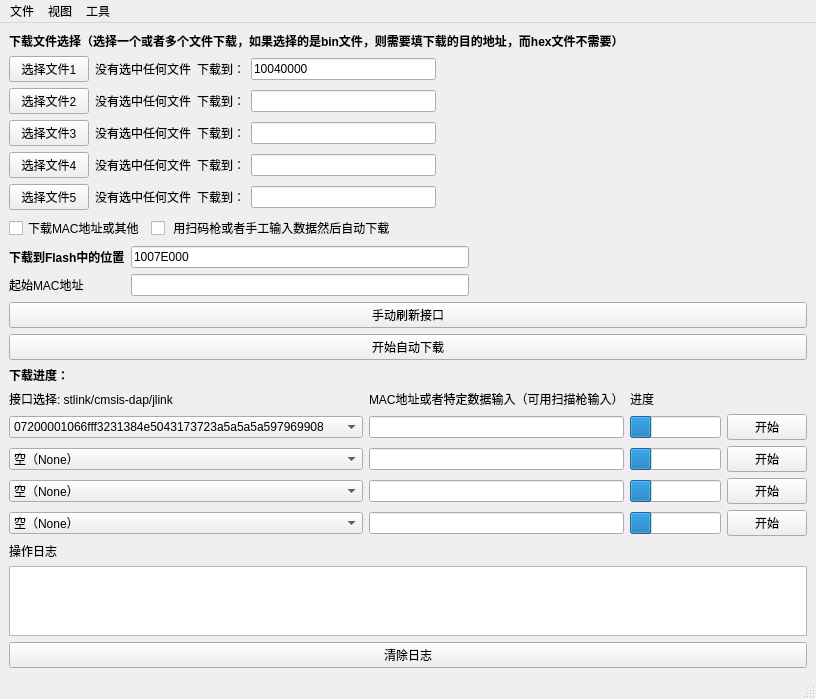
<?xml version="1.0" encoding="UTF-8"?>
<ui version="4.0">
 <class>MainWindow</class>
 <widget class="QMainWindow" name="MainWindow">
  <property name="geometry">
   <rect>
    <x>0</x>
    <y>0</y>
    <width>740</width>
    <height>644</height>
   </rect>
  </property>
  <property name="windowTitle">
   <string>MainWindow</string>
  </property>
  <widget class="QWidget" name="centralwidget">
   <layout class="QVBoxLayout" name="verticalLayout">
    <item>
     <widget class="QLabel" name="label_13">
      <property name="sizePolicy">
       <sizepolicy hsizetype="Fixed" vsizetype="Fixed">
        <horstretch>0</horstretch>
        <verstretch>0</verstretch>
       </sizepolicy>
      </property>
      <property name="font">
       <font>
        <weight>75</weight>
        <bold>true</bold>
       </font>
      </property>
      <property name="text">
       <string>下载文件选择（选择一个或者多个文件下载，如果选择的是bin文件，则需要填下载的目的地址，而hex文件不需要）</string>
      </property>
     </widget>
    </item>
    <item>
     <layout class="QGridLayout" name="gridLayout_3">
      <item row="6" column="2">
       <widget class="QLabel" name="label_12">
        <property name="text">
         <string>下载到：</string>
        </property>
       </widget>
      </item>
      <item row="2" column="3">
       <widget class="QLineEdit" name="lineEditDesAddr1">
        <property name="text">
         <string>10040000</string>
        </property>
       </widget>
      </item>
      <item row="5" column="3">
       <widget class="QLineEdit" name="lineEditDesAddr4"/>
      </item>
      <item row="3" column="2">
       <widget class="QLabel" name="label_6">
        <property name="text">
         <string>下载到：</string>
        </property>
       </widget>
      </item>
      <item row="5" column="0">
       <widget class="QPushButton" name="pushButtonSelect4">
        <property name="text">
         <string>选择文件4</string>
        </property>
       </widget>
      </item>
      <item row="4" column="2">
       <widget class="QLabel" name="label_9">
        <property name="text">
         <string>下载到：</string>
        </property>
       </widget>
      </item>
      <item row="2" column="5">
       <spacer name="horizontalSpacer_4">
        <property name="orientation">
         <enum>Qt::Horizontal</enum>
        </property>
        <property name="sizeHint" stdset="0">
         <size>
          <width>40</width>
          <height>20</height>
         </size>
        </property>
       </spacer>
      </item>
      <item row="4" column="0">
       <widget class="QPushButton" name="pushButtonSelect3">
        <property name="text">
         <string>选择文件3</string>
        </property>
       </widget>
      </item>
      <item row="2" column="0">
       <widget class="QPushButton" name="pushButtonSelect1">
        <property name="text">
         <string>选择文件1</string>
        </property>
       </widget>
      </item>
      <item row="3" column="3">
       <widget class="QLineEdit" name="lineEditDesAddr2"/>
      </item>
      <item row="4" column="1">
       <widget class="QLabel" name="labelSelectPath3">
        <property name="text">
         <string>没有选中任何文件</string>
        </property>
       </widget>
      </item>
      <item row="3" column="0">
       <widget class="QPushButton" name="pushButtonSelect2">
        <property name="text">
         <string>选择文件2</string>
        </property>
       </widget>
      </item>
      <item row="5" column="1">
       <widget class="QLabel" name="labelSelectPath4">
        <property name="text">
         <string>没有选中任何文件</string>
        </property>
       </widget>
      </item>
      <item row="2" column="2">
       <widget class="QLabel" name="label_4">
        <property name="sizePolicy">
         <sizepolicy hsizetype="Fixed" vsizetype="Fixed">
          <horstretch>0</horstretch>
          <verstretch>0</verstretch>
         </sizepolicy>
        </property>
        <property name="text">
         <string>下载到：</string>
        </property>
       </widget>
      </item>
      <item row="4" column="3">
       <widget class="QLineEdit" name="lineEditDesAddr3"/>
      </item>
      <item row="6" column="0">
       <widget class="QPushButton" name="pushButtonSelect5">
        <property name="text">
         <string>选择文件5</string>
        </property>
       </widget>
      </item>
      <item row="3" column="1">
       <widget class="QLabel" name="labelSelectPath2">
        <property name="text">
         <string>没有选中任何文件</string>
        </property>
       </widget>
      </item>
      <item row="2" column="1">
       <widget class="QLabel" name="labelSelectPath1">
        <property name="sizePolicy">
         <sizepolicy hsizetype="Fixed" vsizetype="Fixed">
          <horstretch>0</horstretch>
          <verstretch>0</verstretch>
         </sizepolicy>
        </property>
        <property name="text">
         <string>没有选中任何文件</string>
        </property>
       </widget>
      </item>
      <item row="6" column="3">
       <widget class="QLineEdit" name="lineEditDesAddr5"/>
      </item>
      <item row="5" column="2">
       <widget class="QLabel" name="label_10">
        <property name="text">
         <string>下载到：</string>
        </property>
       </widget>
      </item>
      <item row="2" column="6">
       <spacer name="horizontalSpacer">
        <property name="orientation">
         <enum>Qt::Horizontal</enum>
        </property>
        <property name="sizeHint" stdset="0">
         <size>
          <width>40</width>
          <height>20</height>
         </size>
        </property>
       </spacer>
      </item>
      <item row="6" column="1">
       <widget class="QLabel" name="labelSelectPath5">
        <property name="text">
         <string>没有选中任何文件</string>
        </property>
       </widget>
      </item>
     </layout>
    </item>
    <item>
     <layout class="QFormLayout" name="formLayout">
      <item row="0" column="0">
       <widget class="QCheckBox" name="checkBoxMacAddr">
        <property name="sizePolicy">
         <sizepolicy hsizetype="Fixed" vsizetype="Fixed">
          <horstretch>0</horstretch>
          <verstretch>0</verstretch>
         </sizepolicy>
        </property>
        <property name="text">
         <string>下载MAC地址或其他</string>
        </property>
       </widget>
      </item>
      <item row="0" column="1">
       <widget class="QCheckBox" name="checkBoxScanMac">
        <property name="text">
         <string> 用扫码枪或者手工输入数据然后自动下载</string>
        </property>
       </widget>
      </item>
     </layout>
    </item>
    <item>
     <layout class="QGridLayout" name="gridLayout_2">
      <item row="3" column="0">
       <widget class="QLabel" name="label_14">
        <property name="sizePolicy">
         <sizepolicy hsizetype="Fixed" vsizetype="Fixed">
          <horstretch>0</horstretch>
          <verstretch>0</verstretch>
         </sizepolicy>
        </property>
        <property name="font">
         <font>
          <weight>75</weight>
          <bold>true</bold>
         </font>
        </property>
        <property name="text">
         <string>下载到Flash中的位置</string>
        </property>
       </widget>
      </item>
      <item row="3" column="1">
       <widget class="QLineEdit" name="lineEditMacPosition">
        <property name="text">
         <string>1007E000</string>
        </property>
       </widget>
      </item>
      <item row="3" column="2">
       <spacer name="horizontalSpacer_2">
        <property name="orientation">
         <enum>Qt::Horizontal</enum>
        </property>
        <property name="sizeHint" stdset="0">
         <size>
          <width>40</width>
          <height>20</height>
         </size>
        </property>
       </spacer>
      </item>
      <item row="4" column="1">
       <widget class="QLineEdit" name="lineEditMacStartAddr"/>
      </item>
      <item row="4" column="0">
       <widget class="QLabel" name="label">
        <property name="text">
         <string>起始MAC地址</string>
        </property>
       </widget>
      </item>
     </layout>
    </item>
    <item>
     <widget class="QPushButton" name="refreshInterfaceButton">
      <property name="text">
       <string>手动刷新接口</string>
      </property>
     </widget>
    </item>
    <item>
     <widget class="QPushButton" name="startAutoBtn">
      <property name="text">
       <string>开始自动下载</string>
      </property>
     </widget>
    </item>
    <item>
     <widget class="QLabel" name="label_15">
      <property name="sizePolicy">
       <sizepolicy hsizetype="Fixed" vsizetype="Fixed">
        <horstretch>0</horstretch>
        <verstretch>0</verstretch>
       </sizepolicy>
      </property>
      <property name="font">
       <font>
        <weight>75</weight>
        <bold>true</bold>
       </font>
      </property>
      <property name="text">
       <string>下载进度：</string>
      </property>
     </widget>
    </item>
    <item>
     <layout class="QGridLayout" name="gridLayout">
      <item row="4" column="0">
       <widget class="QComboBox" name="comboBoxInterface1">
        <property name="editable">
         <bool>false</bool>
        </property>
        <item>
         <property name="text">
          <string>07200001066fff3231384e5043173723a5a5a5a597969908</string>
         </property>
        </item>
        <item>
         <property name="text">
          <string>空（None）</string>
         </property>
        </item>
       </widget>
      </item>
      <item row="3" column="1">
       <widget class="QLabel" name="label_2">
        <property name="text">
         <string>MAC地址或者特定数据输入（可用扫描枪输入）</string>
        </property>
       </widget>
      </item>
      <item row="6" column="5">
       <widget class="QPushButton" name="start3Button">
        <property name="text">
         <string>开始</string>
        </property>
       </widget>
      </item>
      <item row="7" column="5">
       <widget class="QPushButton" name="start4Button">
        <property name="text">
         <string>开始</string>
        </property>
       </widget>
      </item>
      <item row="3" column="3">
       <widget class="QLabel" name="label_16">
        <property name="text">
         <string>进度</string>
        </property>
       </widget>
      </item>
      <item row="4" column="4">
       <spacer name="horizontalSpacer_3">
        <property name="orientation">
         <enum>Qt::Horizontal</enum>
        </property>
        <property name="sizeHint" stdset="0">
         <size>
          <width>40</width>
          <height>20</height>
         </size>
        </property>
       </spacer>
      </item>
      <item row="4" column="5">
       <widget class="QPushButton" name="start1Button">
        <property name="text">
         <string>开始</string>
        </property>
       </widget>
      </item>
      <item row="7" column="1">
       <widget class="QLineEdit" name="lineEditMac4"/>
      </item>
      <item row="5" column="5">
       <widget class="QPushButton" name="start2Button">
        <property name="text">
         <string>开始</string>
        </property>
       </widget>
      </item>
      <item row="4" column="3">
       <widget class="QProgressBar" name="progressBar_1">
        <property name="layoutDirection">
         <enum>Qt::LeftToRight</enum>
        </property>
        <property name="value">
         <number>24</number>
        </property>
        <property name="alignment">
         <set>Qt::AlignLeading|Qt::AlignLeft|Qt::AlignVCenter</set>
        </property>
        <property name="textVisible">
         <bool>false</bool>
        </property>
        <property name="invertedAppearance">
         <bool>false</bool>
        </property>
        <property name="format">
         <string>%p%</string>
        </property>
       </widget>
      </item>
      <item row="5" column="1">
       <widget class="QLineEdit" name="lineEditMac2"/>
      </item>
      <item row="5" column="3">
       <widget class="QProgressBar" name="progressBar_2">
        <property name="value">
         <number>24</number>
        </property>
        <property name="textVisible">
         <bool>false</bool>
        </property>
       </widget>
      </item>
      <item row="6" column="1">
       <widget class="QLineEdit" name="lineEditMac3"/>
      </item>
      <item row="6" column="0">
       <widget class="QComboBox" name="comboBoxInterface3">
        <item>
         <property name="text">
          <string>空（None）</string>
         </property>
        </item>
       </widget>
      </item>
      <item row="3" column="0">
       <widget class="QLabel" name="label_3">
        <property name="sizePolicy">
         <sizepolicy hsizetype="Fixed" vsizetype="Fixed">
          <horstretch>0</horstretch>
          <verstretch>0</verstretch>
         </sizepolicy>
        </property>
        <property name="text">
         <string>接口选择: stlink/cmsis-dap/jlink</string>
        </property>
       </widget>
      </item>
      <item row="6" column="3">
       <widget class="QProgressBar" name="progressBar_3">
        <property name="value">
         <number>24</number>
        </property>
        <property name="textVisible">
         <bool>false</bool>
        </property>
       </widget>
      </item>
      <item row="5" column="0">
       <widget class="QComboBox" name="comboBoxInterface2">
        <item>
         <property name="text">
          <string>空（None）</string>
         </property>
        </item>
       </widget>
      </item>
      <item row="7" column="3">
       <widget class="QProgressBar" name="progressBar_4">
        <property name="value">
         <number>24</number>
        </property>
        <property name="textVisible">
         <bool>false</bool>
        </property>
       </widget>
      </item>
      <item row="4" column="1">
       <widget class="QLineEdit" name="lineEditMac1"/>
      </item>
      <item row="7" column="0">
       <widget class="QComboBox" name="comboBoxInterface4">
        <item>
         <property name="text">
          <string>空（None）</string>
         </property>
        </item>
       </widget>
      </item>
     </layout>
    </item>
    <item>
     <widget class="QLabel" name="label_18">
      <property name="text">
       <string>操作日志</string>
      </property>
     </widget>
    </item>
    <item>
     <widget class="QTextBrowser" name="textBrowserLog"/>
    </item>
    <item>
     <widget class="QPushButton" name="pushButtonClearLog">
      <property name="text">
       <string>清除日志</string>
      </property>
     </widget>
    </item>
   </layout>
  </widget>
  <widget class="QMenuBar" name="menubar">
   <property name="geometry">
    <rect>
     <x>0</x>
     <y>0</y>
     <width>740</width>
     <height>21</height>
    </rect>
   </property>
   <widget class="QMenu" name="menuFile">
    <property name="title">
     <string>文件</string>
    </property>
    <addaction name="separator"/>
    <addaction name="actionSave_configures"/>
    <addaction name="actionClear_configures"/>
    <addaction name="actionLock_Current_configuration"/>
   </widget>
   <widget class="QMenu" name="menuddd">
    <property name="title">
     <string>视图</string>
    </property>
    <addaction name="actionmass_erase_all"/>
    <addaction name="actionStandard"/>
    <addaction name="actionAdvanced"/>
   </widget>
   <widget class="QMenu" name="menu">
    <property name="title">
     <string>工具</string>
    </property>
    <addaction name="actionResetSettings"/>
   </widget>
   <addaction name="menuFile"/>
   <addaction name="menuddd"/>
   <addaction name="menu"/>
  </widget>
  <widget class="QStatusBar" name="statusbar"/>
  <action name="actionSave_configures">
   <property name="text">
    <string>Save Current configures</string>
   </property>
  </action>
  <action name="actionmass_erase_all">
   <property name="text">
    <string>Easy</string>
   </property>
  </action>
  <action name="actionClear_configures">
   <property name="text">
    <string>Clear Current configures</string>
   </property>
  </action>
  <action name="actionLock_Current_configuration">
   <property name="text">
    <string>Lock Current configuration</string>
   </property>
  </action>
  <action name="actionStandard">
   <property name="text">
    <string>Standard</string>
   </property>
  </action>
  <action name="actionAdvanced">
   <property name="text">
    <string>Advanced</string>
   </property>
  </action>
  <action name="actionResetSettings">
   <property name="text">
    <string>ResetSettings</string>
   </property>
  </action>
 </widget>
 <resources/>
 <connections/>
</ui>
